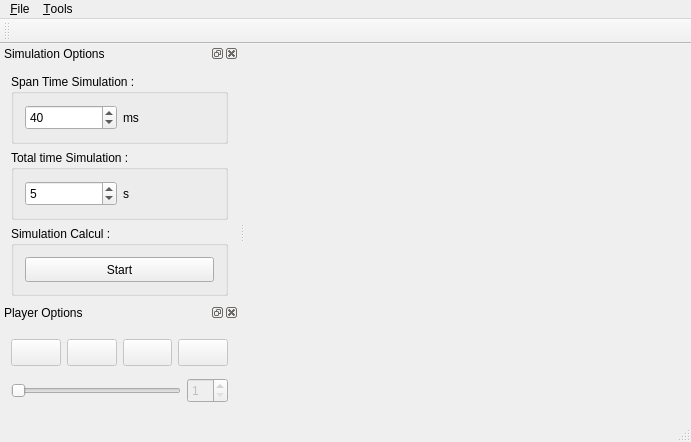
<?xml version="1.0" encoding="UTF-8"?>
<ui version="4.0">
 <class>MainWindow</class>
 <widget class="QMainWindow" name="MainWindow">
  <property name="geometry">
   <rect>
    <x>0</x>
    <y>0</y>
    <width>691</width>
    <height>442</height>
   </rect>
  </property>
  <property name="minimumSize">
   <size>
    <width>500</width>
    <height>350</height>
   </size>
  </property>
  <property name="windowTitle">
   <string>MainWindow</string>
  </property>
  <widget class="QWidget" name="centralWidget">
   <property name="minimumSize">
    <size>
     <width>0</width>
     <height>0</height>
    </size>
   </property>
   <property name="accessibleName">
    <string/>
   </property>
   <property name="autoFillBackground">
    <bool>false</bool>
   </property>
   <layout class="QHBoxLayout" name="horizontalLayout_5">
    <item>
     <layout class="QVBoxLayout" name="glLayout"/>
    </item>
   </layout>
  </widget>
  <widget class="QMenuBar" name="menuBar">
   <property name="geometry">
    <rect>
     <x>0</x>
     <y>0</y>
     <width>691</width>
     <height>23</height>
    </rect>
   </property>
   <widget class="QMenu" name="menuFile">
    <property name="title">
     <string>&amp;File</string>
    </property>
    <addaction name="actionExit"/>
   </widget>
   <widget class="QMenu" name="menuTools">
    <property name="title">
     <string>&amp;Tools</string>
    </property>
    <widget class="QMenu" name="menuToolbars">
     <property name="title">
      <string>Toolbars</string>
     </property>
    </widget>
    <addaction name="menuToolbars"/>
    <addaction name="separator"/>
    <addaction name="actionPointTracking"/>
    <addaction name="actionDistance"/>
   </widget>
   <addaction name="menuFile"/>
   <addaction name="menuTools"/>
  </widget>
  <widget class="QToolBar" name="mainToolBar">
   <property name="minimumSize">
    <size>
     <width>0</width>
     <height>25</height>
    </size>
   </property>
   <property name="allowedAreas">
    <set>Qt::TopToolBarArea</set>
   </property>
   <property name="toolButtonStyle">
    <enum>Qt::ToolButtonIconOnly</enum>
   </property>
   <attribute name="toolBarArea">
    <enum>TopToolBarArea</enum>
   </attribute>
   <attribute name="toolBarBreak">
    <bool>false</bool>
   </attribute>
  </widget>
  <widget class="QStatusBar" name="statusBar"/>
  <widget class="QDockWidget" name="dockWidgetSimulationOptions">
   <property name="minimumSize">
    <size>
     <width>239</width>
     <height>281</height>
    </size>
   </property>
   <property name="maximumSize">
    <size>
     <width>524287</width>
     <height>524287</height>
    </size>
   </property>
   <property name="acceptDrops">
    <bool>false</bool>
   </property>
   <property name="autoFillBackground">
    <bool>true</bool>
   </property>
   <property name="floating">
    <bool>false</bool>
   </property>
   <property name="windowTitle">
    <string>Simulation Options</string>
   </property>
   <attribute name="dockWidgetArea">
    <number>1</number>
   </attribute>
   <widget class="QWidget" name="dockWidgetSimOptions">
    <property name="minimumSize">
     <size>
      <width>239</width>
      <height>0</height>
     </size>
    </property>
    <layout class="QVBoxLayout" name="verticalLayout_2">
     <item>
      <widget class="QGroupBox" name="groupBoxTimeSpan">
       <property name="title">
        <string>Span Time Simulation :</string>
       </property>
       <layout class="QHBoxLayout" name="horizontalLayout_2">
        <item>
         <layout class="QHBoxLayout" name="horizontalLayoutTime">
          <item>
           <widget class="QSpinBox" name="spinBoxTime">
            <property name="enabled">
             <bool>true</bool>
            </property>
            <property name="minimumSize">
             <size>
              <width>0</width>
              <height>25</height>
             </size>
            </property>
            <property name="maximumSize">
             <size>
              <width>16777215</width>
              <height>25</height>
             </size>
            </property>
            <property name="minimum">
             <number>5</number>
            </property>
            <property name="maximum">
             <number>249</number>
            </property>
            <property name="value">
             <number>40</number>
            </property>
           </widget>
          </item>
          <item>
           <widget class="QLabel" name="label">
            <property name="text">
             <string>ms</string>
            </property>
           </widget>
          </item>
         </layout>
        </item>
       </layout>
      </widget>
     </item>
     <item>
      <widget class="QGroupBox" name="groupBoxTotalTime">
       <property name="title">
        <string>Total time Simulation :</string>
       </property>
       <layout class="QHBoxLayout" name="horizontalLayout_3">
        <item>
         <layout class="QHBoxLayout" name="horizontalLayoutTotalTime">
          <item>
           <widget class="QSpinBox" name="spinBoxTotalTime">
            <property name="enabled">
             <bool>true</bool>
            </property>
            <property name="minimumSize">
             <size>
              <width>0</width>
              <height>25</height>
             </size>
            </property>
            <property name="maximumSize">
             <size>
              <width>16777215</width>
              <height>25</height>
             </size>
            </property>
            <property name="minimum">
             <number>1</number>
            </property>
            <property name="maximum">
             <number>100</number>
            </property>
            <property name="value">
             <number>5</number>
            </property>
           </widget>
          </item>
          <item>
           <widget class="QLabel" name="labelTotalTime">
            <property name="text">
             <string>s</string>
            </property>
           </widget>
          </item>
         </layout>
        </item>
       </layout>
      </widget>
     </item>
     <item>
      <widget class="QGroupBox" name="groupBoxCalculation">
       <property name="title">
        <string>Simulation Calcul :</string>
       </property>
       <layout class="QHBoxLayout" name="horizontalLayout_4">
        <item>
         <layout class="QHBoxLayout" name="horizontalLayoutButtonCalculation">
          <item>
           <widget class="QPushButton" name="pushButtonStartCalculation">
            <property name="enabled">
             <bool>true</bool>
            </property>
            <property name="minimumSize">
             <size>
              <width>0</width>
              <height>25</height>
             </size>
            </property>
            <property name="maximumSize">
             <size>
              <width>16777215</width>
              <height>25</height>
             </size>
            </property>
            <property name="text">
             <string>Start</string>
            </property>
            <property name="autoDefault">
             <bool>false</bool>
            </property>
            <property name="default">
             <bool>false</bool>
            </property>
            <property name="flat">
             <bool>false</bool>
            </property>
           </widget>
          </item>
         </layout>
        </item>
       </layout>
      </widget>
     </item>
     <item>
      <spacer name="spacerSimulation">
       <property name="orientation">
        <enum>Qt::Vertical</enum>
       </property>
       <property name="sizeType">
        <enum>QSizePolicy::Preferred</enum>
       </property>
       <property name="sizeHint" stdset="0">
        <size>
         <width>20</width>
         <height>20</height>
        </size>
       </property>
      </spacer>
     </item>
    </layout>
   </widget>
  </widget>
  <widget class="QDockWidget" name="dockWidgetPlayerOptions">
   <property name="minimumSize">
    <size>
     <width>238</width>
     <height>117</height>
    </size>
   </property>
   <property name="maximumSize">
    <size>
     <width>524287</width>
     <height>524287</height>
    </size>
   </property>
   <property name="windowTitle">
    <string>Player Options</string>
   </property>
   <attribute name="dockWidgetArea">
    <number>1</number>
   </attribute>
   <widget class="QWidget" name="dockWidgetVisuOptions">
    <layout class="QVBoxLayout" name="verticalLayout">
     <item>
      <layout class="QHBoxLayout" name="horizontalLayoutButtonPlayer">
       <item>
        <widget class="QPushButton" name="pushButtonFirst">
         <property name="enabled">
          <bool>false</bool>
         </property>
         <property name="maximumSize">
          <size>
           <width>50</width>
           <height>27</height>
          </size>
         </property>
         <property name="text">
          <string/>
         </property>
         <property name="iconSize">
          <size>
           <width>50</width>
           <height>27</height>
          </size>
         </property>
        </widget>
       </item>
       <item>
        <widget class="QPushButton" name="pushButtonPlay">
         <property name="enabled">
          <bool>false</bool>
         </property>
         <property name="maximumSize">
          <size>
           <width>50</width>
           <height>27</height>
          </size>
         </property>
         <property name="text">
          <string/>
         </property>
         <property name="iconSize">
          <size>
           <width>50</width>
           <height>27</height>
          </size>
         </property>
        </widget>
       </item>
       <item>
        <widget class="QPushButton" name="pushButtonPause">
         <property name="enabled">
          <bool>false</bool>
         </property>
         <property name="maximumSize">
          <size>
           <width>50</width>
           <height>27</height>
          </size>
         </property>
         <property name="text">
          <string/>
         </property>
         <property name="iconSize">
          <size>
           <width>50</width>
           <height>27</height>
          </size>
         </property>
        </widget>
       </item>
       <item>
        <widget class="QPushButton" name="pushButtonLast">
         <property name="enabled">
          <bool>false</bool>
         </property>
         <property name="maximumSize">
          <size>
           <width>50</width>
           <height>27</height>
          </size>
         </property>
         <property name="text">
          <string/>
         </property>
         <property name="iconSize">
          <size>
           <width>50</width>
           <height>27</height>
          </size>
         </property>
        </widget>
       </item>
      </layout>
     </item>
     <item>
      <layout class="QHBoxLayout" name="horizontalLayoutSliderPlayer">
       <item>
        <widget class="QSlider" name="sliderEtapes">
         <property name="enabled">
          <bool>false</bool>
         </property>
         <property name="minimumSize">
          <size>
           <width>0</width>
           <height>25</height>
          </size>
         </property>
         <property name="maximumSize">
          <size>
           <width>16777215</width>
           <height>25</height>
          </size>
         </property>
         <property name="minimum">
          <number>1</number>
         </property>
         <property name="orientation">
          <enum>Qt::Horizontal</enum>
         </property>
        </widget>
       </item>
       <item>
        <widget class="QSpinBox" name="spinBoxEtapes">
         <property name="enabled">
          <bool>false</bool>
         </property>
         <property name="minimumSize">
          <size>
           <width>0</width>
           <height>25</height>
          </size>
         </property>
         <property name="maximumSize">
          <size>
           <width>16777215</width>
           <height>25</height>
          </size>
         </property>
         <property name="minimum">
          <number>1</number>
         </property>
        </widget>
       </item>
      </layout>
     </item>
    </layout>
   </widget>
  </widget>
  <action name="actionExit">
   <property name="text">
    <string>E&amp;xit</string>
   </property>
  </action>
  <action name="actionOpen">
   <property name="text">
    <string>Open</string>
   </property>
  </action>
  <action name="actionSave">
   <property name="text">
    <string>&amp;Save</string>
   </property>
  </action>
  <action name="actionDocumentation">
   <property name="text">
    <string>Documentation</string>
   </property>
  </action>
  <action name="actionAbout">
   <property name="text">
    <string>About ...</string>
   </property>
  </action>
  <action name="actionSimulationOptions">
   <property name="checkable">
    <bool>true</bool>
   </property>
   <property name="checked">
    <bool>true</bool>
   </property>
   <property name="text">
    <string>Simulation Options</string>
   </property>
  </action>
  <action name="actionPlayerOptions">
   <property name="checkable">
    <bool>true</bool>
   </property>
   <property name="checked">
    <bool>true</bool>
   </property>
   <property name="text">
    <string>Visualization Options</string>
   </property>
  </action>
  <action name="actionPointTracking">
   <property name="checkable">
    <bool>true</bool>
   </property>
   <property name="text">
    <string>Point Tracking</string>
   </property>
  </action>
  <action name="actionDistance">
   <property name="checkable">
    <bool>true</bool>
   </property>
   <property name="text">
    <string>Distance</string>
   </property>
  </action>
 </widget>
 <layoutdefault spacing="6" margin="11"/>
 <resources/>
 <connections>
  <connection>
   <sender>sliderEtapes</sender>
   <signal>valueChanged(int)</signal>
   <receiver>spinBoxEtapes</receiver>
   <slot>setValue(int)</slot>
   <hints>
    <hint type="sourcelabel">
     <x>130</x>
     <y>397</y>
    </hint>
    <hint type="destinationlabel">
     <x>228</x>
     <y>397</y>
    </hint>
   </hints>
  </connection>
  <connection>
   <sender>spinBoxEtapes</sender>
   <signal>valueChanged(int)</signal>
   <receiver>sliderEtapes</receiver>
   <slot>setValue(int)</slot>
   <hints>
    <hint type="sourcelabel">
     <x>228</x>
     <y>376</y>
    </hint>
    <hint type="destinationlabel">
     <x>149</x>
     <y>376</y>
    </hint>
   </hints>
  </connection>
  <connection>
   <sender>pushButtonStartCalculation</sender>
   <signal>clicked()</signal>
   <receiver>MainWindow</receiver>
   <slot>slot_pushButtonStartClicked()</slot>
   <hints>
    <hint type="sourcelabel">
     <x>196</x>
     <y>257</y>
    </hint>
    <hint type="destinationlabel">
     <x>308</x>
     <y>185</y>
    </hint>
   </hints>
  </connection>
  <connection>
   <sender>pushButtonLast</sender>
   <signal>clicked()</signal>
   <receiver>MainWindow</receiver>
   <slot>slot_pushButtonLastClicked()</slot>
   <hints>
    <hint type="sourcelabel">
     <x>211</x>
     <y>352</y>
    </hint>
    <hint type="destinationlabel">
     <x>368</x>
     <y>327</y>
    </hint>
   </hints>
  </connection>
  <connection>
   <sender>pushButtonPause</sender>
   <signal>clicked()</signal>
   <receiver>MainWindow</receiver>
   <slot>slot_pushButtonPauseClicked()</slot>
   <hints>
    <hint type="sourcelabel">
     <x>152</x>
     <y>351</y>
    </hint>
    <hint type="destinationlabel">
     <x>352</x>
     <y>297</y>
    </hint>
   </hints>
  </connection>
  <connection>
   <sender>pushButtonPlay</sender>
   <signal>clicked()</signal>
   <receiver>MainWindow</receiver>
   <slot>slot_pushButtonPlayClicked()</slot>
   <hints>
    <hint type="sourcelabel">
     <x>95</x>
     <y>356</y>
    </hint>
    <hint type="destinationlabel">
     <x>343</x>
     <y>267</y>
    </hint>
   </hints>
  </connection>
  <connection>
   <sender>pushButtonFirst</sender>
   <signal>clicked()</signal>
   <receiver>MainWindow</receiver>
   <slot>slot_pushButtonFirstClicked()</slot>
   <hints>
    <hint type="sourcelabel">
     <x>38</x>
     <y>350</y>
    </hint>
    <hint type="destinationlabel">
     <x>331</x>
     <y>236</y>
    </hint>
   </hints>
  </connection>
 </connections>
 <slots>
  <slot>slot_radioButtonToogled(bool)</slot>
  <slot>slot_pushButtonStartCancelToogled()</slot>
  <slot>slot_pushButtonStartClicked()</slot>
  <slot>slot_stepChanged(int)</slot>
  <slot>slot_pushButtonPlayClicked()</slot>
  <slot>slot_pushButtonPauseClicked()</slot>
  <slot>slot_pushButtonFirstClicked()</slot>
  <slot>slot_pushButtonLastClicked()</slot>
 </slots>
</ui>
